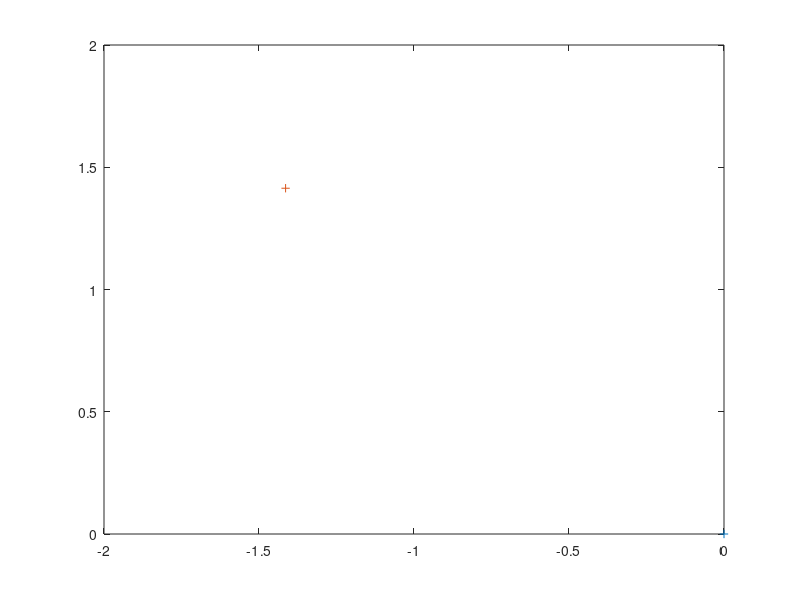

Write the MATLAB code that produced this figure. (Note: this script raises an error after producing the figure.)

close all
clear all
clc

speed = 2;
theta = 135;
t = 1;

sigma_Speed = 0.25;
sigma_theta = 1;

sigma_theta = sigma_theta * pi / 180;

sigma = zeros(2);

x = 0;
y = 0;

figure('name', 'Covariance')
plot(x,y, '+')
hold on

for ii = 1: 1

x = x + speed * t * cosd(theta);
y = y + speed * t * sind(theta);

sigS_2 = (sigma_Speed/speed) * (sigma_Speed/speed);

sig_x2 = sigS_2 + (sind(theta) * sigma_theta)^2;
sig_y2 = sigS_2 + (cosd(theta) * sigma_theta)^2;

sig_xy = -0.8*sind(2*theta) * sqrt(sig_x2) * sqrt(sig_y2);

theta = theta + 5;

mu = [x, y];

sigma = sigma + [sig_x2, sig_xy; sig_xy, sig_y2];

plot(x,y, '+')
plotErrorEllipse(mu, sigma, 90)

end

hold off